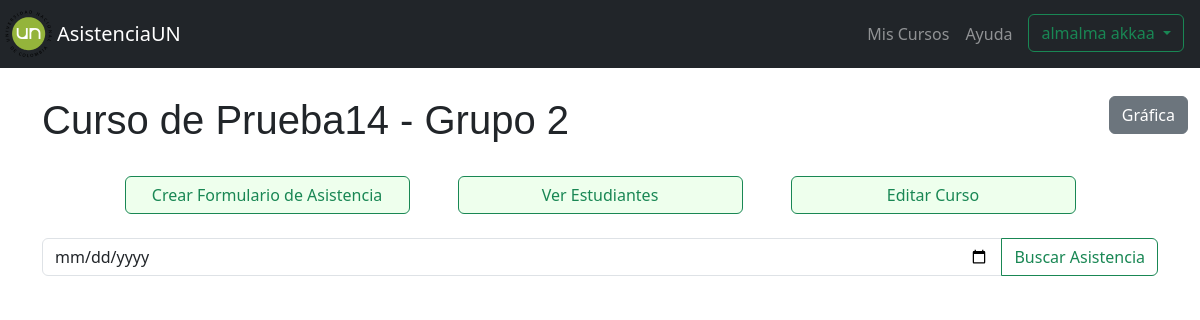
/informacion_curso/12/ (signed in), run on an earlier commit of the app's database.
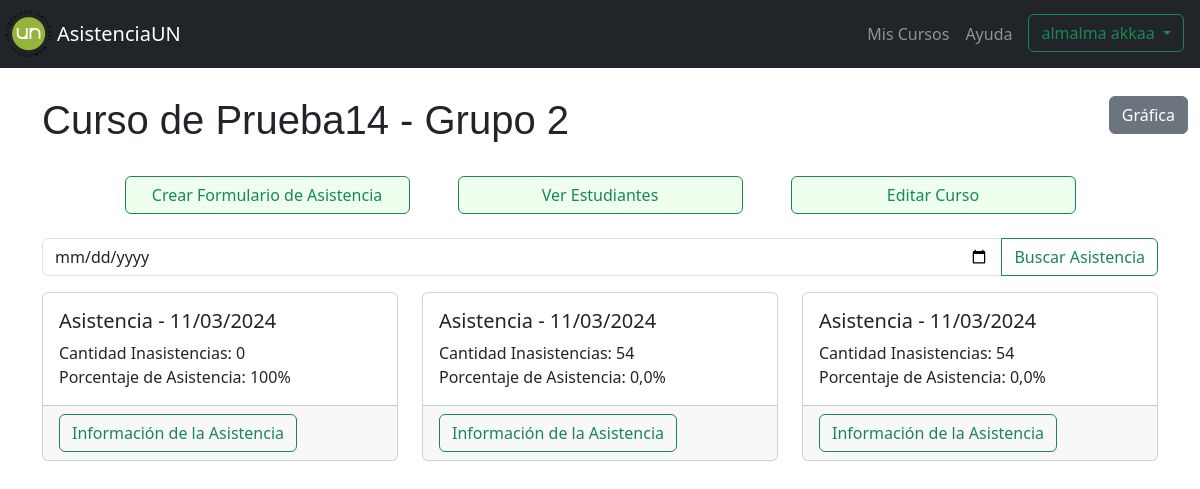
And on a later commit of the database.
### myapp/models.py (models this page shows)
class Profesores(models.Model):
    user = models.OneToOneField(User, on_delete=models.CASCADE,null=True)
    documento_profesor = models.CharField(max_length=20, null=False)
    nombres_profesor = models.CharField(max_length=100, null=False)
    apellidos_profesor = models.CharField(max_length=100, null=False)

class Grupos(models.Model):
    id_grupo = models.AutoField(primary_key=True)
    nombre_grupo = models.CharField(max_length=100, null=False)
    curso_grupo = models.ForeignKey(Cursos, on_delete=models.CASCADE)
    estudiantes_grupo = models.ManyToManyField(Estudiantes, through='Inscripcion')

class Cursos(models.Model):
    id_curso = models.AutoField(primary_key=True)
    nombre_curso = models.CharField(max_length=100, null=False)
    anio_curso = models.IntegerField(null=False)
    semestre_curso = models.CharField(max_length=2, null=False, choices=[('1S', '1S'), ('2S', '2S')])
    fecha_creacion_curso = models.DateTimeField(auto_now_add=True)
    profesor_curso = models.ForeignKey(Profesores, on_delete=models.CASCADE)

class Asistencia(models.Model):
    id_asistencia = models.AutoField(primary_key=True)
    fecha_asistencia = models.DateField(auto_now_add=True)
    grupo = models.ForeignKey(Grupos, on_delete=models.CASCADE)

### myapp/views.py (the view)
# urls.py: path('informacion_curso/<int:grupo>/', views.informacion_curso,name="informacion_curso"),
@login_required
def informacion_curso(request, grupo):
    if  'profesor_id' in request.session:
        profesor = Profesores.objects.get(id=request.session['profesor_id'])
        if Grupos.objects.filter(id_grupo=grupo).exists():
            grupo = Grupos.objects.get(id_grupo=grupo)
            listar_asistencia= informacion_asistencia_grupo.informacion_listado_asistencia(grupo.id_grupo)
            datos= listar_asistencia.ejecutar()
            if request.method == 'POST':
                if 'VerEstudiantes' in request.POST:
                    return redirect('listar_estudiantes_curso',grupo=grupo.id_grupo)
                elif 'crearAsistencia' in request.POST:
                    fecha = request.POST.get('fecha')
                    asistencia= Asistencia.objects.create(
                        fecha_asistencia=fecha,
                        grupo=grupo
                    )
                    asistencia_estudiante= Asistencia_estudiante.objects.bulk_create([Asistencia_estudiante(asistencia=asistencia,estudiante=estudiante) for estudiante in grupo.estudiantes_grupo.filter(inscripcion__estado=True)])
                    return redirect('tomar_asistencia',asistencia=asistencia.id_asistencia)
                else:
                    return render(request, 'informacion_curso.html', {'grupo': grupo,'profesor': profesor, 'asistencias': datos})
            else:
                return render(request, 'informacion_curso.html', {'grupo': grupo,'profesor': profesor, 'asistencias': datos})
        else:
            return redirect('cursos_estudiantes')
    else:
        return redirect('index')

### myapp/funciones/informacion_asistencia_grupo.py (called while the page is built)
    def listar_asistencia(self):
        asistencias = Asistencia.objects.filter(grupo=self.id_grupo).order_by('-fecha_asistencia')
        return asistencias

    def info_asistencia(self, asistencias):
        datos = []
        for asistencia in asistencias:
            asistencia_estudiante = Asistencia_estudiante.objects.filter(asistencia=asistencia, registro_Asistencia=False)
            cantidad_total_inasistencia = asistencia_estudiante.count()
            asistencia_estudiante = Asistencia_estudiante.objects.filter(asistencia=asistencia)
            cantidad_total_estudiantes = asistencia_estudiante.count()
            if cantidad_total_estudiantes == 0:
                porcentaje_asistencia = 100
            else:
                porcentaje_asistencia = ((cantidad_total_estudiantes - cantidad_total_inasistencia) / cantidad_total_estudiantes) * 100
            datos.append((asistencia,cantidad_total_inasistencia,porcentaje_asistencia))
        return datos

    def ejecutar(self):
        asistencia= self.listar_asistencia()
        datos= self.info_asistencia(asistencia)
        return datos

### myapp/templates/informacion_curso.html (shortened to what this page needs)
{% extends "format.html" %}
{% block content %}
<div class="container mt-5 pt-5">
    <button type="button" class="btn btn-secondary btn-mostrar-grafica" data-bs-toggle="modal"
        data-bs-target="#exampleModal">
        Gr&aacute;fica
    </button>
    <h1 class="pb-4">{{grupo.curso_grupo.nombre_curso}} - Grupo {{grupo.nombre_grupo}}</h1>
    <form method="POST">
        <div class="row pb-4 d-flex justify-content-center">
            <button type="button" class="col-3 mr-4 btn btn-outline-success btn-tomar-asistencia" data-bs-toggle="modal"
                data-bs-target="#crearFormularioAsistenciaModal">
                Crear Formulario de Asistencia
            </button>
            <button class="col-3 mr-4 ml-4 btn btn-outline-success btn-tomar-asistencia" type="submit"
                name="VerEstudiantes">Ver Estudiantes</button>
            <button type="button" class="col-3 ml-4 btn btn-outline-success btn-tomar-asistencia" data-bs-toggle="modal"
                data-bs-target="#editarCursoModal">
                Editar Curso
            </button>
        </div>
    </form>
    <div class="input-group mb-3">
        <input type="date" class="form-control" aria-label="Search" aria-describedby="search-button">
        <div class="input-group-append">
            <button class="btn btn-outline-success" type="button" id="search-button">Buscar Asistencia</button>
        </div>
    </div>
    <div class="row">
        {% if asistencias%}
        {% for asistencia in asistencias %}
        <div class="col-md-4">
            <div class="card mb-4">
                <div class="card-body">
                    <h5 class="card-title">Asistencia - {{ asistencia.0.fecha_asistencia|date:"d/m/Y" }}</h5>
                    <p class="card-text">
                        Cantidad Inasistencias: {{ asistencia.1 }} <br>
                        Porcentaje de Asistencia: {{ asistencia.2 }}%
                    </p>
                </div>
                <div class="card-footer">
                    <button class="btn btn-outline-success">Información de la Asistencia</button>
                </div>
            </div>
        </div>
        {% endfor %}
        {% endif %}
    </div>
</div>
{% endblock %}

### myapp/templates/format.html (shortened to what this page needs)
{% load static %}
<!DOCTYPE html>
<html lang="en">
<head>
    <link rel="stylesheet" href="https://stackpath.bootstrapcdn.com/bootstrap/4.5.2/css/bootstrap.min.css">
    <link href="https://cdn.jsdelivr.net/npm/bootstrap@5.3.3/dist/css/bootstrap.min.css" rel="stylesheet">
    <link href="https://getbootstrap.com/docs/5.3/assets/css/docs.css" rel="stylesheet">
    <link rel="stylesheet" href="{% static 'css/formato.css'%}">
    <link href="https://cdn.jsdelivr.net/npm/bootstrap-icons@1.7.1/font/bootstrap-icons.css" rel="stylesheet">
</head>
<body>
    <nav class="navbar navbar-expand-lg navbar-dark bg-dark fixed-top">
        <img src="{% static 'img/logounal.png'%}" alt="Logo UNAL">
        <a class="navbar-brand" href="{% url 'cursos_estudiantes' %}">AsistenciaUN</a>
        <div class="collapse navbar-collapse" id="navbarNav">
            <ul class="navbar-nav ml-auto">
                <li class="nav-item">
                    <a class="nav-link" href="{% url 'cursos_estudiantes' %}">Mis Cursos</a>
                </li>
                <li class="nav-item">
                    <a class="nav-link" href="#">Ayuda</a>
                </li>
                <li class="nav-item pl-2 pr-3 ">
                    <div class="btn-group" role="group">
                        {% if profesor %}
                        <button type="button" class="btn btn-outline-success dropdown-toggle" data-bs-toggle="dropdown"
                            aria-expanded="false">
                            {{profesor.nombres_profesor}} {{profesor.apellidos_profesor}}
                        </button>
                        {% elif estudiante %}
                        <button type="button" class="btn btn-outline-success dropdown-toggle" data-bs-toggle="dropdown"
                            aria-expanded="false">
                            Nombres Apellidos Estudiante
                        </button>
                        {% endif %}
                    </div>
                </li>
            </ul>
        </div>
    </nav>
    {% block content %}
    {% endblock %}
</body>
</html>

### myapp/static/css/formato.css (style rules this page uses)
body h1,h2,h3 { font-family: 'AncizarSans-Bold', sans-serif; }
.card-title { white-space: nowrap; overflow: hidden; text-overflow: ellipsis; }
.btn-mostrar-grafica { position: absolute; right: 1%; }
.btn-tomar-asistencia { background-color: rgb(238, 255, 237); }

What changed in the data, as far as the page shows it:
added Asistencia: fecha_asistencia "11/03/2024", asistencia "0", asistencia "100"
added Asistencia: fecha_asistencia "11/03/2024", asistencia "54", asistencia "0,0"
added Asistencia: fecha_asistencia "11/03/2024", asistencia "54", asistencia "0,0"
